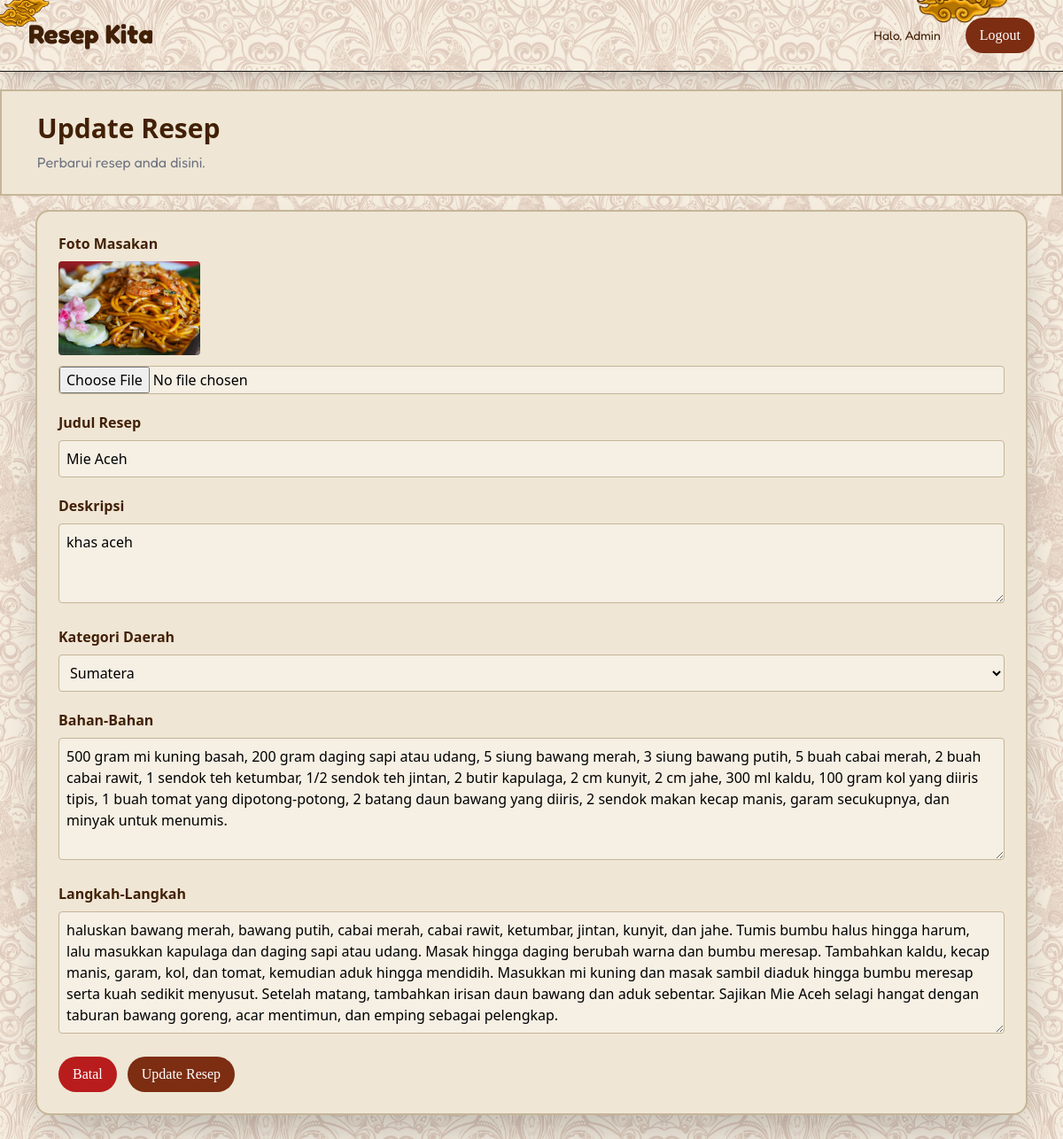
The page /update.php?id=5 (signed in) on the database its author committed.
### tables this page shows
CREATE TABLE `resep` (
  `id_resep` int NOT NULL,
  `id` int NOT NULL,
  `judul` varchar(255) NOT NULL,
  `deskripsi` text,
  `kategori_daerah` enum('Jawa','Sumatera','Kalimantan','Sulawesi','Papua','Bali','Nusa Tenggara','Maluku','Lainnya') NOT NULL,
  `foto` varchar(255) NOT NULL,
  `bahan` text NOT NULL,
  `langkah` text NOT NULL,
  `created_at` timestamp NULL DEFAULT CURRENT_TIMESTAMP
);

### update.php (the view, shortened to what this page needs)
<?php
include 'koneksi.php';
$id_resep = $_GET['id'];
$query = "SELECT * FROM resep WHERE id_resep = ?";
$stmt = $koneksi->prepare($query);
$stmt->bind_param("i", $id_resep);
$stmt->execute();
$result = $stmt->get_result();
$data = $result->fetch_assoc();
?>
<!DOCTYPE html>
<html lang="en">
<head>
    <script src="https://cdn.tailwindcss.com"></script>
</head>
<body class=" bg-center bg-repeat bg-[length:300px_auto]" style="background-image: url('assets/navbg.jpg')">
    <nav
        class="flex justify-between  z-100 w-full mx-auto rounded- shadow-xl py-5 px-8 border-b border-neutral-900 bg-repeat bg-[length:300px_auto]"
        style="background-image: url('assets/navbg.jpg')">
        <img src="assets/mega1.png" alt="" class="absolute right-20 -top-6 w-17 h-12 scale-150 z-100">
        <img src="assets/mega3.png" alt="" class="absolute -left-3 -top-3 w-17 h-12 scale-160 z-100">
        <div>
            <a href="index.php"
                class="font-bold font-[fredoka] text-3xl text-yellow-950">
                Resep Kita
            </a>
        </div>
        <div class="flex items-center gap-7  ">
            <span class="font-[Fredoka] text-sm text-yellow-950">
                Halo,
                <?= htmlspecialchars($_SESSION['username']); ?>
            </span>
            <a href="logout.php"
                class="bg-orange-900 text-white px-4 py-2 rounded-full hover:scale-110 hover:bg-yellow-900 font-[Merryweather] duration-300">
                Logout
            </a>
        </div>
    </nav>
    <section class=" mt-5 px-10 py-6 bg-[#EFE6D5] mb-4 border-2 border-[#c5b598] ">
        <h1 class="text-3xl font-bold text-yellow-950 font-[Playfair Display]">
            Update Resep
        </h1>
        <p class="text-gray-500 mt-2 font-[Fredoka]">
            Perbarui resep anda disini.
        </p>
    </section>
    <section class="mx-10 mb-10 bg-[#EFE6D5] shadow-2xl rounded-2xl border-2 border-[#c5b598] p-6">
        <form action="" method="POST" enctype="multipart/form-data" class="flex flex-col gap-5" onsubmit="return validasi()">
            <div>
                <label class="block mb-2 font-semibold text-yellow-950">
                    Foto Masakan
                </label>
                <img
                    src="uploads/<?= $data['foto']; ?>"
                    class="w-40 rounded mb-3">
                <input
                    type="file"
                    id="foto"
                    name="foto"
                    accept="image/*"
                    class="w-full border border-[#c5b598] bg-[#F5EFE4] rounded">
            </div>
            <div>
                <label class="block mb-2 font-semibold text-yellow-950">
                    Judul Resep
                </label>
                <input
                    type="text"
                    name="judul"
                    id="judul"
                    value="<?= htmlspecialchars($data['judul']); ?>"
                    class="w-full border border-[#c5b598] bg-[#F5EFE4] rounded p-2">
            </div>
            <div>
                <label class="block mb-2 font-semibold text-yellow-950">
                    Deskripsi
                </label>
                <textarea
                    name="deskripsi"
                    rows="3"
                    id="deskripsi"
                    placeholder="Ceritakan tentang resep anda..."
                    class="w-full border border-[#c5b598] bg-[#F5EFE4] rounded p-2"><?= htmlspecialchars($data['deskripsi']); ?></textarea>
            </div>
            <div>
                <label class="block mb-2 font-semibold text-yellow-950">
                    Kategori Daerah
                </label>
                <select
                    name="kategori_daerah"
                    id="kategori_daerah"
                    class="w-full border border-[#c5b598] bg-[#F5EFE4] rounded p-2">
                    <option value="Sumatera" <?= ($data['kategori_daerah'] == 'Sumatera') ? 'selected' : ''; ?>>Sumatera</option>
                </select>
            </div>
            <div>
                <label class="block mb-2 font-semibold text-yellow-950">
                    Bahan-Bahan
                </label>
                <textarea
                    name="bahan"
                    id="bahan"
                    rows="5"
                    required
                    class="w-full border border-[#c5b598] bg-[#F5EFE4] rounded p-2"><?= htmlspecialchars($data['bahan']); ?></textarea>
            </div>
            <div>
                <label class="block mb-2 font-semibold text-yellow-950">
                    Langkah-Langkah
                </label>
                <textarea
                    name="langkah"
                    id="langkah"
                    rows="5"
                    required
                    class="w-full border border-[#c5b598] bg-[#F5EFE4] rounded p-2"><?= htmlspecialchars($data['langkah']); ?></textarea>
            </div>
            <div class="flex items-center gap-3">
                <a href="index.php"
                    class="bg-red-700 text-white px-4 py-2 rounded-full hover:scale-110 hover:bg-red-900 font-[Merryweather] duration-300">
                    Batal
                </a>
                <button
                    type="submit"
                    name="update"
                    class="bg-orange-900 text-white px-4 py-2 rounded-full hover:scale-110 hover:bg-yellow-900 font-[Merryweather] duration-300">
                    Update Resep
                </button>
            </div>
        </form>
    </section>
</body>
</html>

### rows shown on the page
resep: foto (picture), judul "Mie Aceh", deskripsi "khas aceh", kategori_daerah "Sumatera", bahan "500 gram mi kuning basah, 200 gram daging sapi atau udang, 5 siung bawang merah, 3 siung bawang putih, 5 buah cabai merah, 2 buah cabai rawit, 1 sendok teh ketumbar, 1/2 sendok teh jintan, 2 butir kapulaga, 2 cm kunyit, 2 cm jahe, 300 ml kaldu, 100 gram kol yang diiris tipis, 1 buah tomat yang dipotong-potong, 2 batang daun bawang yang diiris, 2 sendok makan kecap manis, garam secukupnya, dan minyak untuk menumis.", langkah "haluskan bawang merah, bawang putih, cabai merah, cabai rawit, ketumbar, jintan, kunyit, dan jahe. Tumis bumbu halus hingga harum, lalu masukkan kapulaga dan daging sapi atau udang. Masak hingga daging berubah warna dan bumbu meresap. Tambahkan kaldu, kecap manis, garam, kol, dan tomat, kemudian aduk hingga mendidih. Masukkan mi kuning dan masak sambil diaduk hingga bumbu meresap serta kuah sedikit menyusut. Setelah matang, tambahkan irisan daun bawang dan aduk sebentar. Sajikan Mie Aceh selagi hangat dengan taburan bawang goreng, acar mentimun, dan emping sebagai pelengkap."

### other values the page prints
$_SESSION['username'] "Admin"
